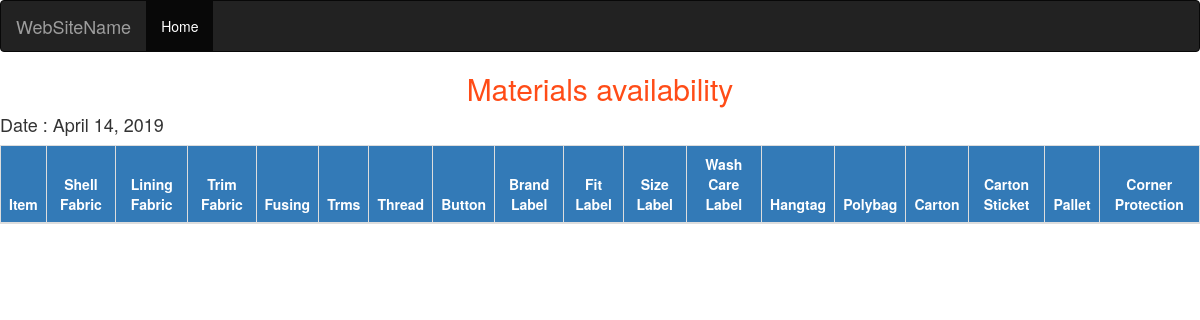
The app's page /mtadash/, older data.
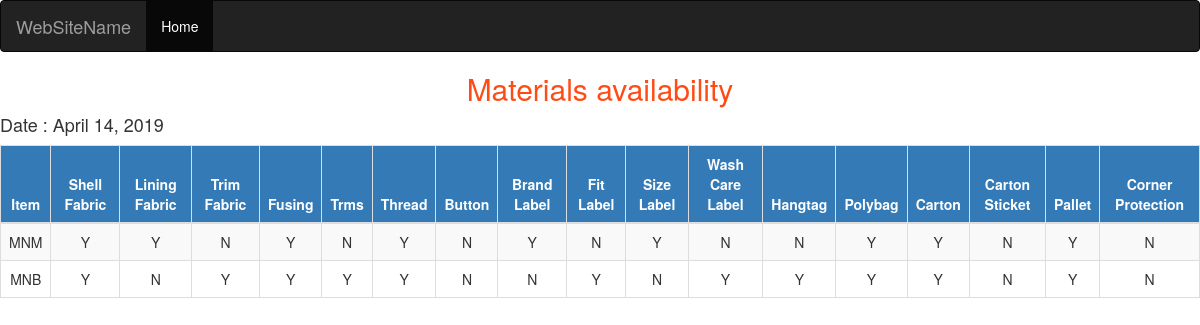
The same page, newer data.
### material/models.py (models this page shows, shortened)
class Material(models.Model):
    value=models.DateTimeField(default=datetime.now,blank=True)
    item_no = models.ForeignKey(Stylemaster, on_delete=models.CASCADE, null=True, blank=True)
    shell_fabric=models.CharField(max_length=15,choices=ch)
    lining_fabric=models.CharField(max_length=15,choices=ch)
    trim_fabric=models.CharField(max_length=15,choices=ch)
    fusing=models.CharField(max_length=15,choices=ch)
    trims=models.CharField(max_length=15,choices=ch)
    thread=models.CharField(max_length=15,choices=ch)
    button=models.CharField(max_length=15,choices=ch)
    brand_label=models.CharField(max_length=15,choices=ch)
    fit_label=models.CharField(max_length=15,choices=ch)
    size_label=models.CharField(max_length=15,choices=ch)
    wash_care_label=models.CharField(max_length=15,choices=ch)
    hangtag=models.CharField(max_length=15,choices=ch)
    polybag=models.CharField(max_length=15,choices=ch)
    carton=models.CharField(max_length=15,choices=ch)
    carton_sticket=models.CharField(max_length=15,choices=ch)
    pallet=models.CharField(max_length=15,choices=ch)
    corner_protection=models.CharField(max_length=15,choices=ch)

### stylemaster/models.py (models this page shows)
class Stylemaster(models.Model):
    def number():
        no = Stylemaster.objects.count()
        if no == None:
            return 1
        else:
            return no + 1
    style_no = models.IntegerField(unique=True, default=number)
    item_no=models.ForeignKey(Sample,on_delete=models.CASCADE,null=True,blank=True)
    style=models.CharField(max_length=100)
    type=models.CharField(max_length=100)
    brand=models.CharField(max_length=100)
    category=models.CharField(max_length=100)
    item_group=models.CharField(max_length=100)
    season=models.CharField(max_length=100,null=True,blank=True)
    responsible=models.CharField(max_length=100)
    approver=models.ForeignKey(Approver,on_delete=models.CASCADE)
    product_designer=models.CharField(max_length=100,null=True,blank=True)
    production_merchant=models.ForeignKey(ProductionMerchant,on_delete=models.CASCADE)
    pd_merchant=models.ForeignKey(PDMerchant,on_delete=models.CASCADE,null=True,blank=True)
    factory_merchant=models.ForeignKey(FactoryMerchant,on_delete=models.CASCADE,null=True,blank=True)
    sales_person=models.CharField(max_length=100)
    basic_uom=models.CharField(max_length=100)
    alt_uom=models.CharField(max_length=100,null=True,blank=True)
    conversion_factor=models.CharField(max_length=100,null=True,blank=True)
    currency=models.CharField(max_length=100)
    sales_price=models.CharField(max_length=100)
    sale_price_qty=models.CharField(max_length=100,null=True,blank=True)
    buying_house_commission=models.CharField(max_length=100,null=True,blank=True)
    licence=models.CharField(max_length=100,null=True,blank=True)
    custom_group=models.ForeignKey(CustomGroup,on_delete=models.CASCADE,null=True,blank=True)
    national_dbk=models.DecimalField(default=0,max_digits=7,decimal_places=4,null=True,blank=True)
    rosl_group=models.CharField(max_length=100,null=True,blank=True)
    propertys=models.CharField(max_length=100,null=True,blank=True)
    order_confirmation_date=models.DateField(("Date"), default=date.today,null=True,blank=True)
    pcd=models.DateField(null=True,blank=True)
    ex_factory_date=models.DateField(null=True,blank=True)
    def __str__(self):
        return str(self.item_no)

class Sample(models.Model):
    def number():
        no = Sample.objects.count()
        if no == None:
            return 1
        else:
            return no + 1
    sample_no = models.IntegerField(unique=True, default=number)
    pch=models.CharField(max_length=10)
    style=models.CharField(max_length=100)
    desc=models.TextField(max_length=2500)
    sketch=models.FileField(upload_to="static/images")
    def __str__(self):
        return str(self.pch)

### material/views.py (the view)
# urls.py: path('mtadash/',views.dash,name='mtadash'),
def dash(request):
    a=Material.objects.all()
    d = datetime.now().date()
    return render(request, 'material/dash.html',{'a':a,'d':d})

### material/templates/material/dash.html
{% extends 'material/base.html' %}
{% block body %}
      <h2 align="center" style="color:#ff4c17;">Materials availability</h2>
<h4>Date : {{ d }}</h4>
  <table class="table table-bordered table-striped table-hover table-responsive" >
<thead class="thead-dark">
<tr  class="btn-primary"><th style="text-align: center;">Item</th >
    <th style="text-align: center;">Shell Fabric</th><th style="text-align: center;">Lining Fabric</th>
    <th style="text-align: center;">Trim Fabric</th><th style="text-align: center;">Fusing</th>
    <th style="text-align: center;">Trms</th><th style="text-align: center;">Thread</th>
    <th style="text-align: center;">Button</th><th style="text-align: center;">Brand Label</th>
    <th style="text-align: center;">Fit Label</th><th style="text-align: center;">Size Label</th>
    <th style="text-align: center;">Wash Care Label</th><th style="text-align: center;">Hangtag</th>
    <th style="text-align: center;">Polybag</th><th style="text-align: center;">Carton</th>
    <th style="text-align: center;">Carton Sticket</th><th style="text-align: center;">Pallet</th>
    <th style="text-align: center;">Corner Protection</th></tr></thead>
   {% for m in a %}
       <tr style="text-align: center">
<td >{{ m.item_no }}</td>
       <td>{{ m.shell_fabric }}</td>
       <td>{{ m.lining_fabric }}</td>
       <td>{{ m.trim_fabric }}</td>
       <td>{{ m.fusing }}</td>
       <td>{{ m.trims }}</td>
       <td>{{ m.thread }}</td>
       <td>{{ m.button }}</td>
       <td>{{ m.brand_label }}</td>
       <td>{{ m.fit_label }}</td>
       <td>{{ m.size_label }}</td>
       <td>{{ m.wash_care_label }}</td>
       <td>{{ m.hangtag }}</td>
       <td>{{ m.polybag }}</td>
       <td>{{ m.carton }}</td>
       <td>{{ m.carton_sticket }}</td>
       <td>{{ m.pallet }}</td>
       <td>{{ m.corner_protection }}</td>
       </tr>
{% endfor %}
</table>
    <br>
{% endblock %}

Row changes from the older to the newer data that the page shows:
added Material: item_no "MNM", shell_fabric "Y", lining_fabric "Y", trim_fabric "N", fusing "Y", trims "N", thread "Y", button "N", brand_label "Y", fit_label "N", size_label "Y", wash_care_label "N", hangtag "N", polybag "Y", carton "Y", carton_sticket "N", pallet "Y", corner_protection "N"
added Material: item_no "MNB", shell_fabric "Y", lining_fabric "N", trim_fabric "Y", fusing "Y", trims "Y", thread "Y", button "N", brand_label "N", fit_label "Y", size_label "N", wash_care_label "Y", hangtag "Y", polybag "Y", carton "Y", carton_sticket "N", pallet "Y", corner_protection "N"
